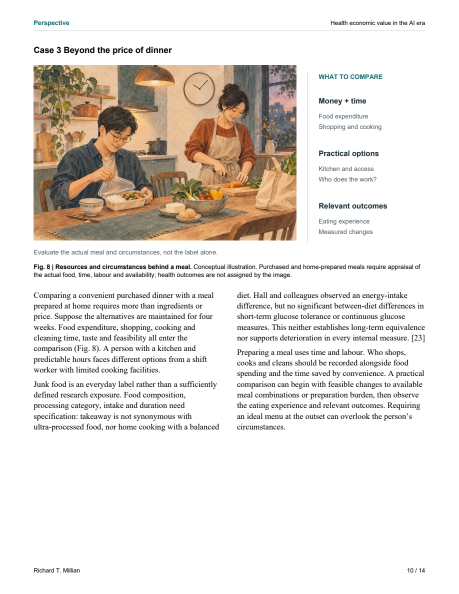
#> input picture collections/health-value-ai/manuscript/health_value_ai_final_20261109/qa/EN/page10.png, 918 x 1188 px, given in place of page01.png, which was not available (shown at 1/2 size)
$ python compare_pages.py
#> lines starting #> are read from the running program, lines starting #| are printed output that depends on the picture
from pathlib import Path
from PIL import Image,ImageDraw
R=Path(__file__).resolve().parent
Q=R/'qa';C=Q/'comparisons';C.mkdir(exist_ok=True)
def pair(a,b,target,left,right):
#> called with left = 'EN PDF target / 1', right = 'EN Word export / 1'
    a=Image.open(a).convert('RGB');b=Image.open(b).convert('RGB')
#> in pair, a is the input picture: PIL image 918x1188 RGB; mean R, G, B 230.8, 225.6, 220.5
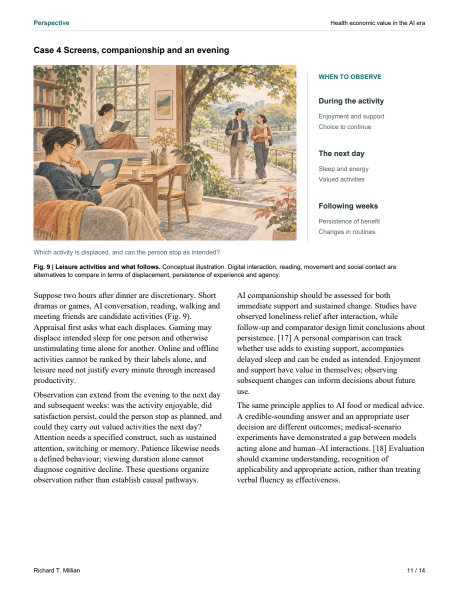
#> input picture collections/health-value-ai/manuscript/health_value_ai_final_20261109/qa/EN/page11.png, 918 x 1188 px, given in place of page01.png, which was not available (shown at 1/2 size)
#> in pair, b is the input picture: PIL image 918x1188 RGB; mean R, G, B 232.6, 228.7, 223.9
    assert a.size==b.size
    w,h=a.size
#> w = 918; h = 1188
    sheet=Image.new('RGB',(2*w+12,h+28),'#e8edef')
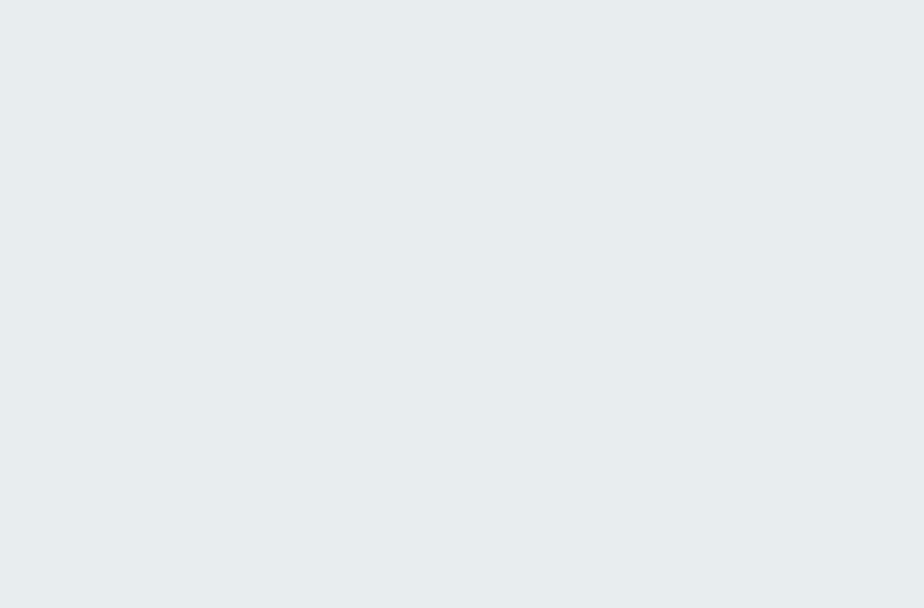
#> sheet: PIL image 1848x1216 RGB (shown at 1/2 size); mean R, G, B 232, 237, 239
    sheet.paste(a,(0,28));sheet.paste(b,(w+12,28))
#> after `sheet.paste(a, (0, 28))`:
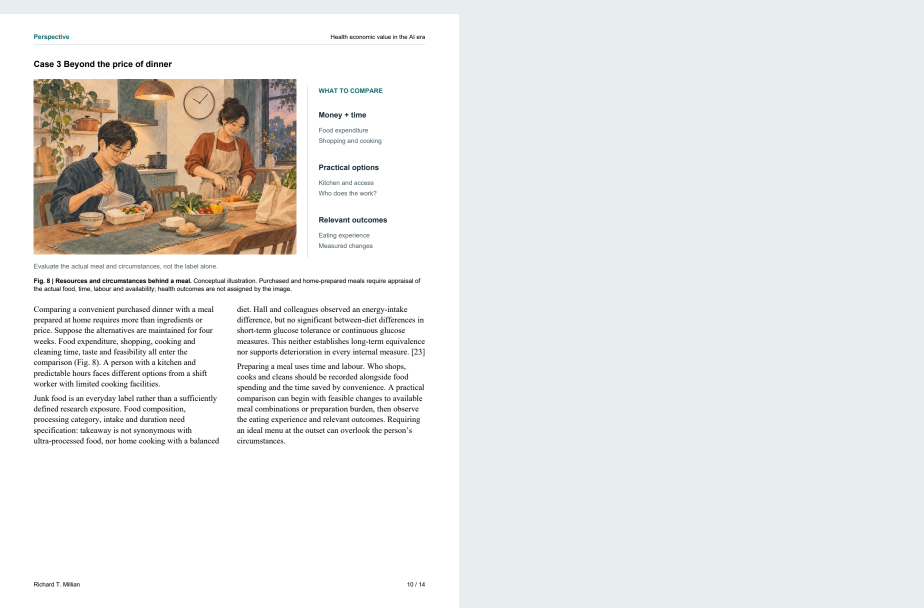
#> sheet: PIL image 1848x1216 RGB (shown at 1/2 size); mean R, G, B 231.4, 231.5, 230
#> after `sheet.paste(b, (w + 12, 28))`:
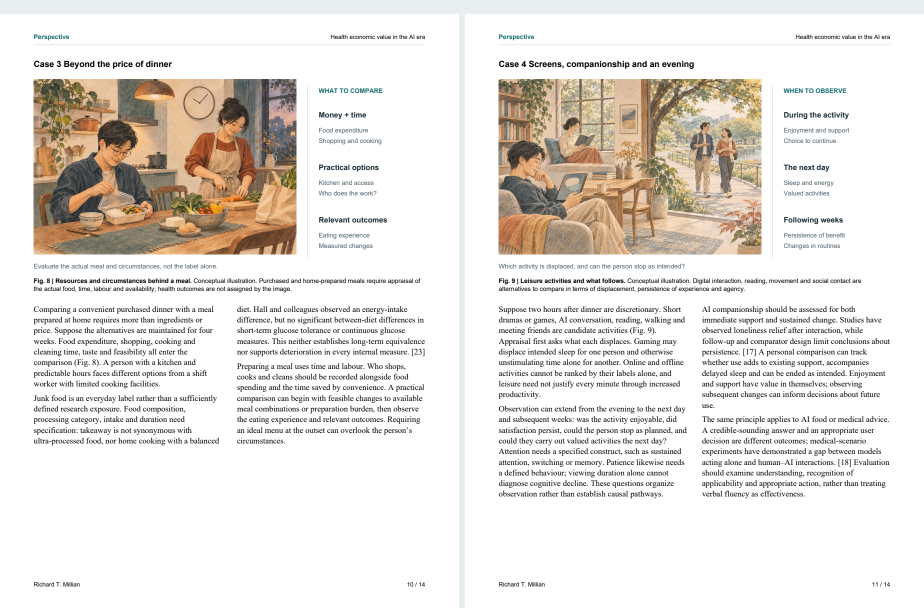
#> sheet: PIL image 1848x1216 RGB (shown at 1/2 size); mean R, G, B 231.7, 227.4, 222.7
    dr=ImageDraw.Draw(sheet);dr.text((12,8),left,fill='#182B35');dr.text((w+24,8),right,fill='#182B35')
    sheet.save(target)
for lang in ['EN','ZH']:
    for p in range(1,15):
#> (the run stopped early here; a loop or call above may not have finished)
